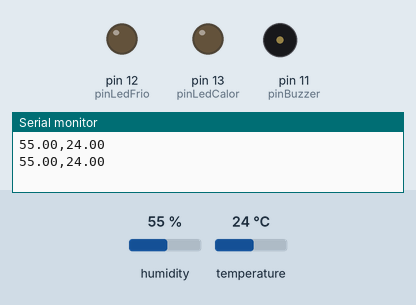
Recording of a sketch running on a simulated Arduino Uno, built with avr-gcc and run on an emulated ATmega328P. Parts: output pins drawn as LEDs (lit = HIGH), buzzer (waves = sounding), the last lines printed to the serial monitor. The inputs (shaded band) are chosen by the test bench; at power-on: temperature 24 °C, humidity 55 %.

Above: at 4.8 s.
4.9 s: temperature set to 17 °C
7.9 s: temperature set to 14 °C
At 8.4 s:
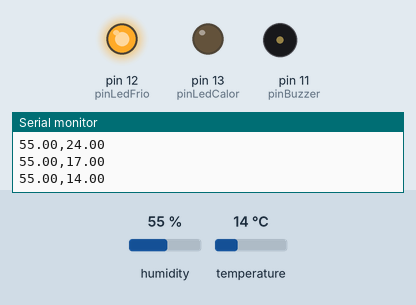
10.9 s: temperature set to 33 °C
At 13.2 s:
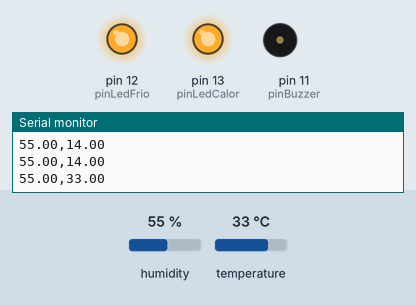
13.9 s: temperature set to 36 °C
At 15.6 s:
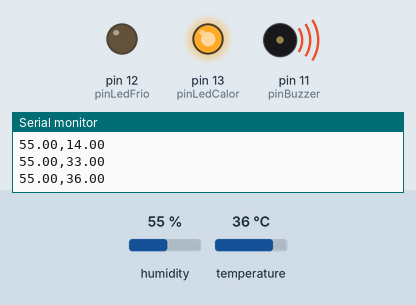
16.9 s: temperature set to 12 °C
At 19.2 s:
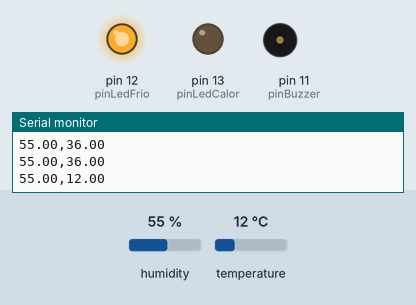
19.9 s: temperature set to 19 °C
At 21.6 s:
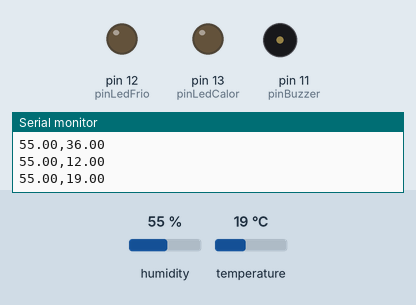
Timing chart, 0 to 23.1 s (numbered marks = the images above; inputs shaded):
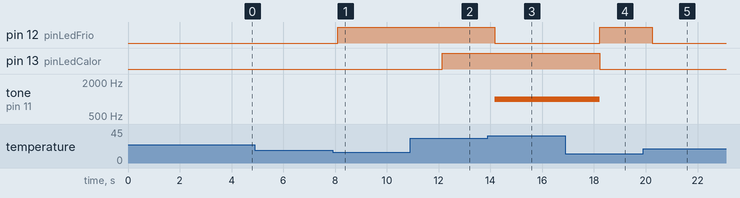

Measured:
- the behaviour switches between 16 and 15 °C on temperature (found by bisection; images 0 and 1)
- the behaviour switches between 34 and 35 °C on temperature (found by bisection; images 2 and 3)
- after the input at 7.9 s, pin 12 (pinLedFrio): LOW → HIGH after 0.20 s
- after the input at 10.9 s, pin 13 (pinLedCalor): LOW → HIGH after 1.2 s
- after the input at 13.9 s, pin 12 (pinLedFrio): HIGH → LOW after 0.27 s; tone on pin 11 (pinBuzzer): silent → 1000 Hz after 0.27 s
- after the input at 16.9 s, pin 12 (pinLedFrio): LOW → HIGH after 1.3 s; pin 13 (pinLedCalor): HIGH → LOW after 1.3 s; tone on pin 11 (pinBuzzer): 1000 Hz → silent after 1.3 s
- after the input at 19.9 s, pin 12 (pinLedFrio): HIGH → LOW after 0.34 s

The sketch:

temp_alta_baja_hum_alerta.ino
```cpp
//C++
// --- CÓDIGO OPCIÓN 3 UNIFICADO CON BASE DE DATOS Y BUZZER ---
#include "DHT.h"
#define DHTPIN 2        	// Pin digital de señal del DHT11
#define DHTTYPE DHT11   	// Tipo de sensor

const int pinLedCalor = 13; // LED Rojo
const int pinLedFrio = 12;  // LED Azul
const int pinBuzzer = 11;   // Buzzer para Alerta Sonora

DHT dht(DHTPIN, DHTTYPE);

void setup() {
  pinMode(pinLedCalor, OUTPUT);
  pinMode(pinLedFrio, OUTPUT);
  pinMode(pinBuzzer, OUTPUT);
  Serial.begin(9600);
  dht.begin();
}

void loop() {
  // Esperamos los 2 segundos obligatorios del sensor
  delay(2000);

  float humedad = dht.readHumidity();
  float temperatura = dht.readTemperature();

  // Control de fallos físicos
  if (isnan(humedad) || isnan(temperatura)) {
    Serial.println("Error de lectura: Revisar conexiones del DHT11");
    return;
  }

  // --- IMPRESIÓN ADAPTADA PARA PYTHON (Humedad,Temperatura) ---
  Serial.print(humedad);
  Serial.print(",");
  Serial.println(temperatura);

  // --- LÓGICA DE DECISIÓN AVANZADA (CON BUZZER Y RANGOS) ---
  if (temperatura >= 35) {
    // CASO 1: PELIGRO POR CALOR EXTREMO (Rojo + Sonido)
    digitalWrite(pinLedCalor, HIGH);
    digitalWrite(pinLedFrio, LOW);
    tone(pinBuzzer, 1000); // Sonido de alerta de 1KHz
  }
  else if (temperatura >= 30 && temperatura < 35) {
    // CASO 2: PRECAUCIÓN (Ambos LEDs prendidos = "Amarillo", sin sonido)
    digitalWrite(pinLedCalor, HIGH);
    digitalWrite(pinLedFrio, HIGH);
    noTone(pinBuzzer);
  }
  else if (temperatura <= 15) {
    // CASO 3: FRÍO EXTREMO (Azul prendido)
    digitalWrite(pinLedCalor, LOW);
    digitalWrite(pinLedFrio, HIGH);
    noTone(pinBuzzer);
  }
  else {
    // CASO 4: ESTADO ÓPTIMO (Todo apagado)
    digitalWrite(pinLedCalor, LOW);
    digitalWrite(pinLedFrio, LOW);
    noTone(pinBuzzer);
  }
}
```
